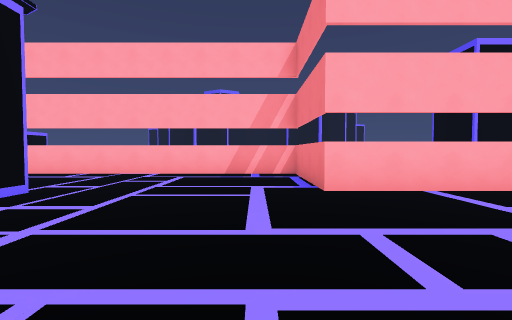
view 1 (above)

24 first-person views from a walk through a level from a Godot 3-D game. The camera is 1.4 m above the floor, tilts 2° down and sees 85° across. The floor is counted in squares, 2 m on a side. Each view is taken from the middle of a square. On the plan, view 1 faces up. The plan holds only what a view shows up to about 9 squares ahead; the rest is blank. The place goes on beyond the plan. Door leaves are left out where a doorway can be walked through.

view 2
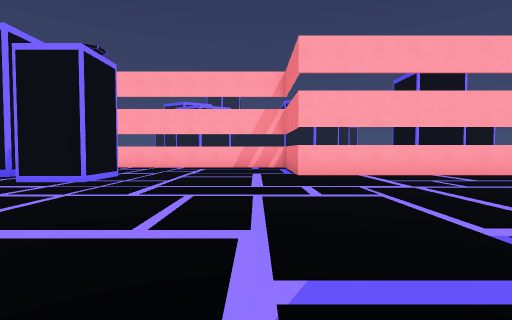

view 3
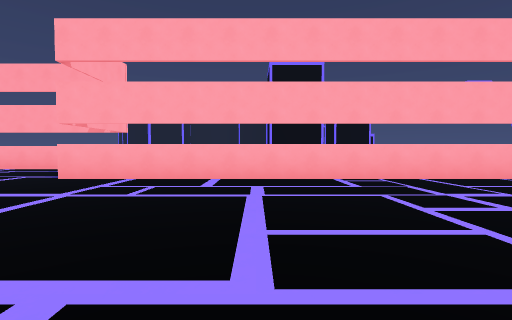

view 4
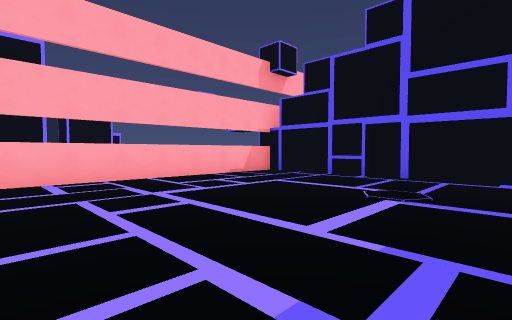

view 5
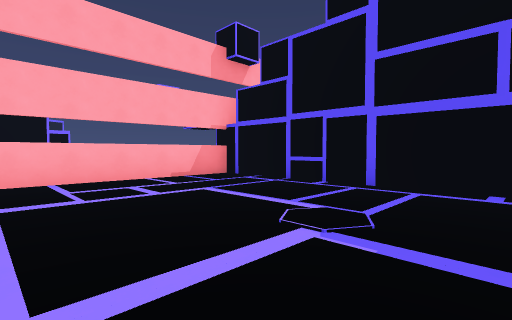

view 6
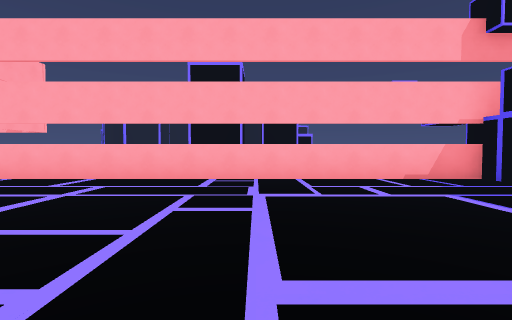

view 7
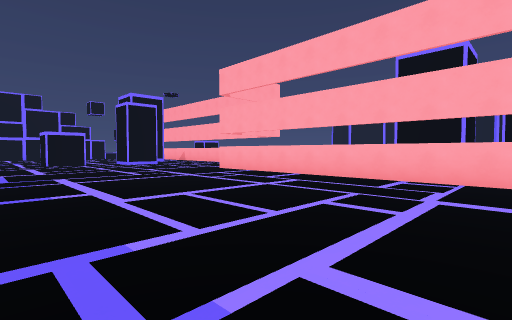

view 8
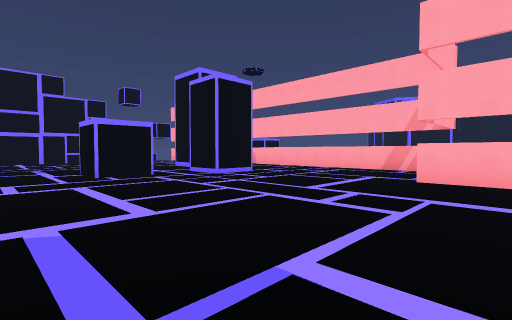

view 9
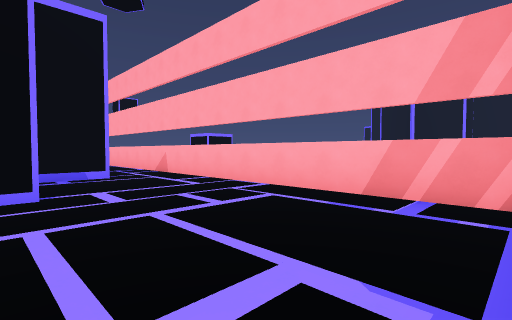

view 10
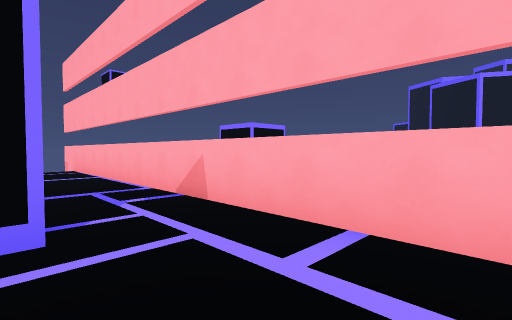

view 11
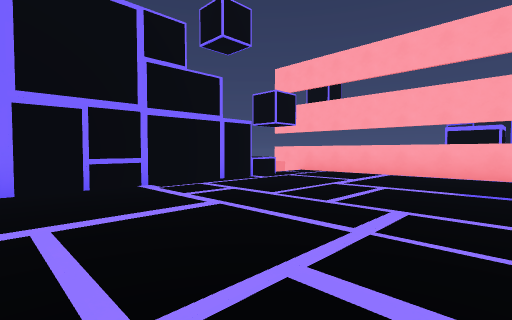

view 12
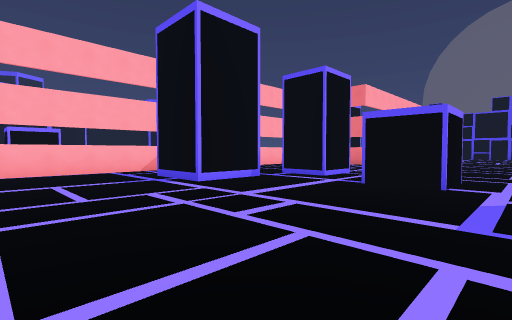

view 13
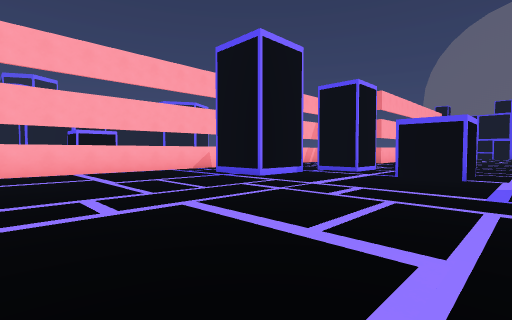

view 14
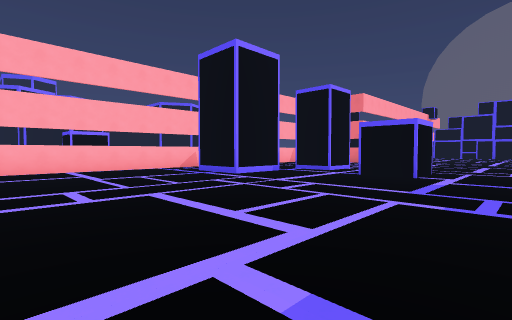

view 15
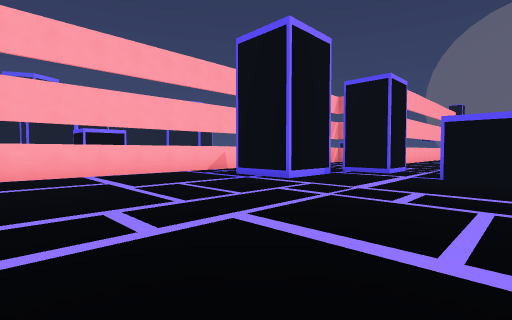

view 16
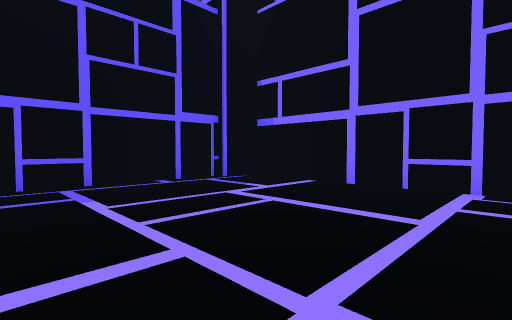

view 17
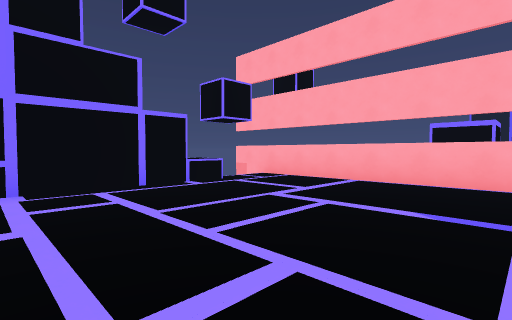

view 18
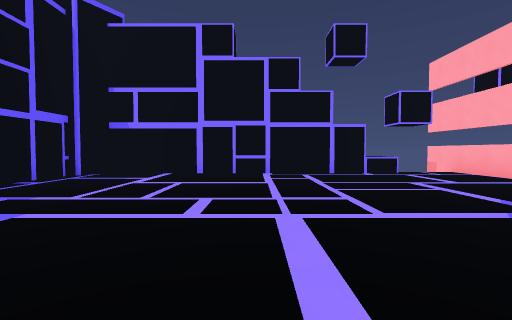

view 19
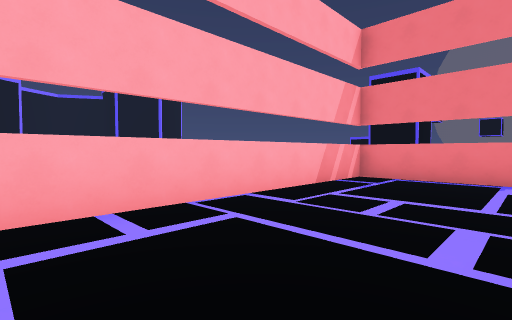

view 20
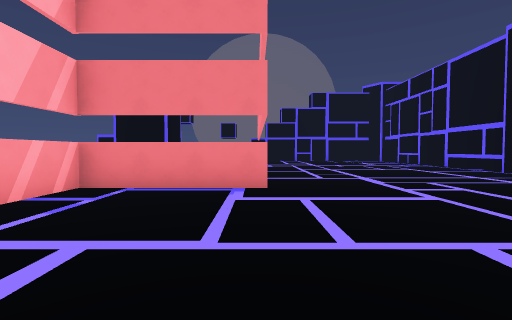

view 21
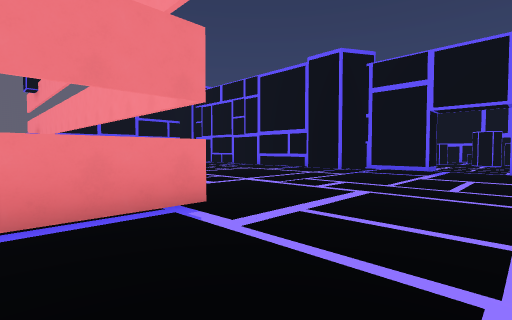

view 22
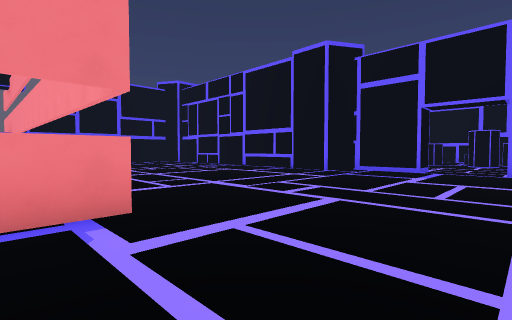

view 23
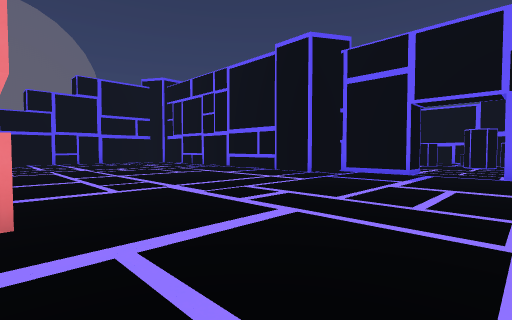

view 24
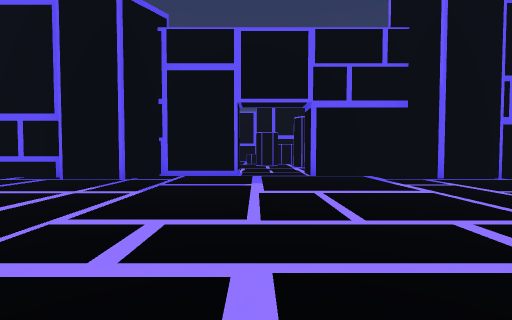

### Floor plan
Ten units are one square. View 1 is at (0, 0); x grows to the right and y downward. Boxes are objects, and circles mark ways between rooms. Rooms are numbered by the first view taken in them; rooms with no view inside come last. Other rooms are left out.
<svg viewBox="-160 -88 310 133">
<path fill="none" stroke="#000" d="M50 32 66 32M5 36 26 36 32 27 48 27M-37 -46 -37 -31M-47 -16 -47 -1M-46 29 -41 36 -15 36M145 18 145 -48 12 -48 12 -83 -65 -83M-65 -64 -65 -43M-65 -43 -85 -43 -85 -64M-145 -64 -145 24 -137 29M-47 -1 -62 -1 -62 -16M-37 -31 -52 -31 -52 -46M-65 -83 -155 -83M-61 29 -46 29M-137 32 -94 32"/>
<circle cx="-50" cy="-20" r="3" fill="#2a7"/>
<circle cx="-55" cy="15" r="3" fill="#2a7"/>
<circle cx="-60" cy="-40" r="3" fill="#2a7"/>
<circle cx="-75" cy="-75" r="3" fill="#2a7"/>
<text x="40" y="-20">1</text>
<text x="-100" y="-30">2</text>
</svg>
Room 1 opens to room 2.

Where each view was taken, in squares from view 1:
view 1: 0 up, 0 right, facing up
view 2: 3 down, 0 right, facing up
view 3: 2 down, 6 right, facing up
view 4: 2 down, 7 right, facing up-right
view 5: 2 down, 9 right, facing up-right
view 6: 2 down, 9 right, facing up
view 7: 2 down, 10 right, facing up-left
view 8: 2 down, 3 right, facing up-left
view 9: 4 up, 1 right, facing up-left
view 10: 6 up, 4 left, facing up-left
view 11: 0 up, 9 left, facing up-left
view 12: 1 down, 12 left, facing up-right
view 13: 1 down, 14 left, facing up-right
view 14: 2 down, 14 left, facing up-right
view 15: 0 up, 14 left, facing up-right
view 16: 3 up, 9 left, facing down-left
view 17: 2 up, 9 left, facing up-left
view 18: 2 up, 6 left, facing left
view 19: 5 up, 6 left, facing up-right
view 20: 5 up, 4 left, facing right
view 21: 7 up, 2 left, facing down-right
view 22: 6 up, 2 left, facing down-right
view 23: 5 up, 2 left, facing down-right
view 24: 4 up, 0 right, facing down
